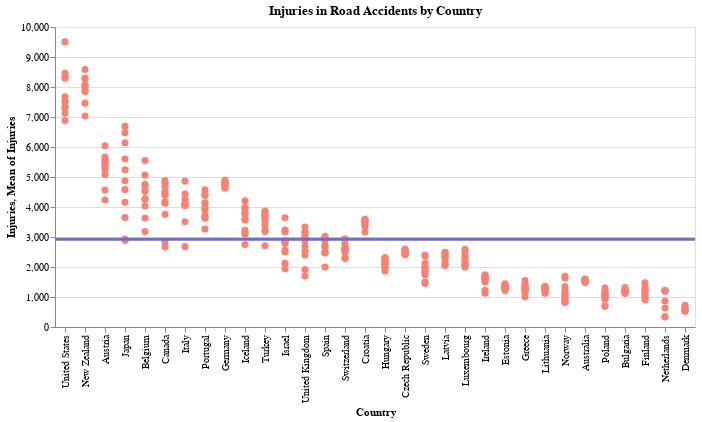

The cell this chart's notebook holds for it:
### Markdown cell above
The scatterplot below shows the countries on the x axis and number of injuries in road accidents on the y axis. The purple line shows the mean number of injuries per country. Across the years, you can see that there’s some random fluctuation, but the mean drops significantly between 2019 and 2020. I believe this is related to the shelter-in-place orders in 2020, as fewer people traveling means fewer road injuries. This drop was most significant among countries with higher number of injuries, so I wanted to examine that relationship further.

### Code cell
# Scatterplot - Slider 

slider = alt.binding_range(min=2011, max=2021, step=1, name='Year')
selection = alt.selection_point(fields=['Year'], bind=slider)
opacity = alt.condition(selection, alt.value(1.0), alt.value(0))

order1 = data.groupby('Country').agg('sum')
order1 = order1.sort_values('Injuries', ascending=False)
order1 = list(order1.index)

chart1 = alt.Chart(data, title = 'Injuries in Road Accidents by Country').mark_point(filled=True, size=50, color='salmon').encode(
    x = alt.X('Country:N', sort = order1),
    y = 'Injuries:Q',
    opacity = opacity
).add_params(selection)

line1 = alt.Chart().mark_rule(color='#6b6ecf').encode(
    y='mean(Injuries):Q',
    size=alt.SizeValue(3)
).transform_filter(
    selection
)

alt.layer(chart1, line1, data=data)

### Figure 1 — Vega-Lite specification as saved in the notebook (floating-point values rounded to 4 significant figures; data arrays with more than 128 entries replaced by an {"elided": "..."} marker saying what was removed)
{"config": {"view": {"continuousWidth": 300, "continuousHeight": 300}}, "layer": [{"mark": {"type": "point", "color": "salmon", "filled": true, "size": 50}, "encoding": {"opacity": {"condition": {"param": "param_1", "value": 1.0}, "value": 0}, "x": {"field": "Country", "sort": ["United States", "New Zealand", "Austria", "Japan", "Belgium", "Canada", "Italy", "Portugal", "Germany", "Iceland", "Turkey", "Israel", "United Kingdom", "Spain", "Switzerland", "Croatia", "Hungary", "Czech Republic", "Sweden", "Latvia", "Luxembourg", "Ireland", "Estonia", "Greece", "Lithuania", "Norway", "Australia", "Poland", "Bulgaria", "Finland", "Netherlands", "Denmark"], "type": "nominal"}, "y": {"field": "Injuries", "type": "quantitative"}}, "name": "view_1", "title": "Injuries in Road Accidents by Country"}, {"mark": {"type": "rule", "color": "#6b6ecf"}, "encoding": {"size": {"value": 3}, "y": {"aggregate": "mean", "field": "Injuries", "type": "quantitative"}}, "transform": [{"filter": {"param": "param_1"}}]}], "data": {"name": "data-744120aabaff26d2adfe2ba249cc6c76"}, "params": [{"name": "param_1", "select": {"type": "point", "fields": ["Year"]}, "bind": {"input": "range", "max": 2021, "min": 2011, "name": "Year", "step": 1}, "views": ["view_1"]}], "$schema": "https://vega.github.io/schema/vega-lite/v5.15.1.json", "datasets": {"data-744120aabaff26d2adfe2ba249cc6c76": {"elided": "328 records"}}}
